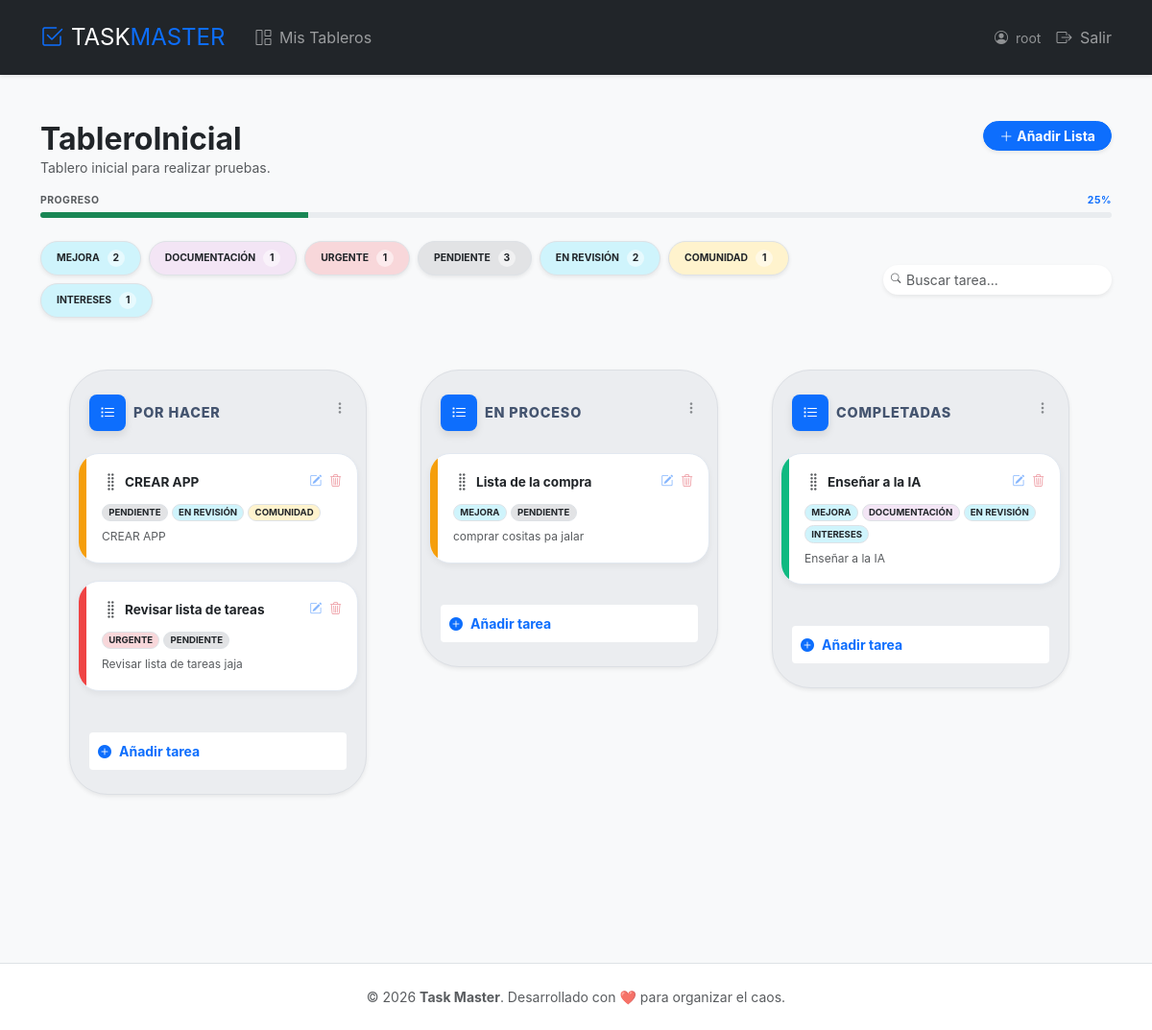
Before: /boards/1/ (signed in) with the older database file.
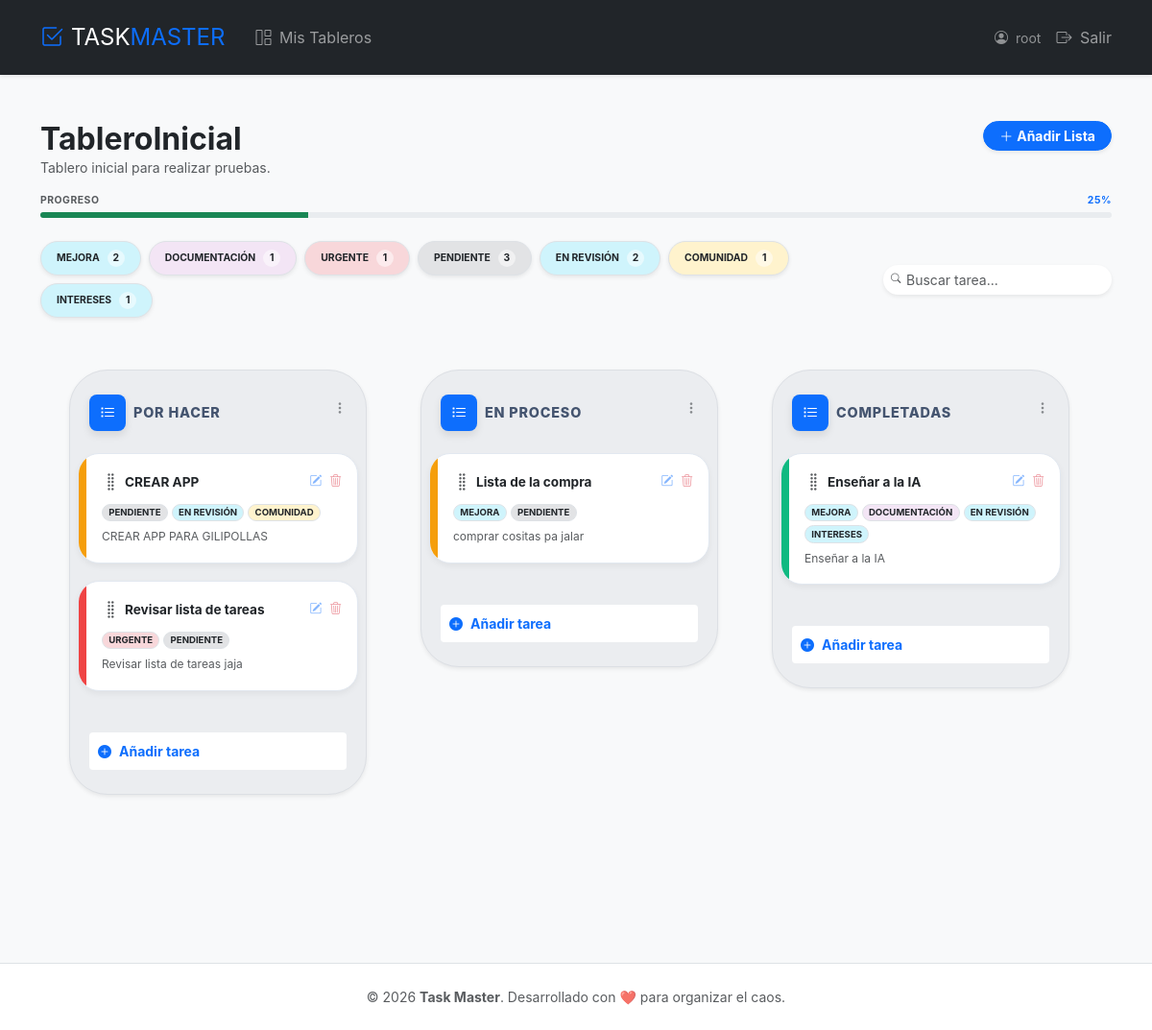
After: the same page with the newer database file.
### boards/models.py (models this page shows, shortened)
class Task(models.Model):
    PRIORITY_CHOICES = [
        ("low", "Baja"),
        ("medium", "Media"),
        ("high", "Alta"),
    ]
    task_list = models.ForeignKey(
        TaskList, on_delete=models.CASCADE, related_name="tasks"
    )
    title = models.CharField(max_length=200)
    description = models.TextField(blank=True)
    assigned_to = models.ForeignKey(
        User, on_delete=models.SET_NULL, null=True, blank=True
    )
    priority = models.CharField(
        max_length=10, choices=PRIORITY_CHOICES, default="medium"
    )
    due_date = models.DateTimeField(null=True, blank=True)
    position = models.PositiveIntegerField(default=0)
    created_at = models.DateTimeField(auto_now_add=True)
    tags = models.ManyToManyField(Tag, blank=True, related_name="tasks")
    class Meta:
        ordering = ["position"]

### boards/views.py (the view)
# urls.py: path("<int:pk>/", views.BoardDetailView.as_view(), name="board_detail"),
class BoardDetailView(LoginRequiredMixin, DetailView):
    model = Board
    template_name = "boards/board_detail.html"
    context_object_name = "board"
    def get_object(self, queryset=None):
        board = super().get_object(queryset)
        if board.owner != self.request.user:
            raise PermissionDenied
        return board
    def get_context_data(self, **kwargs):
        context = super().get_context_data(**kwargs)
        board = self.get_object()
        active_tag_id = self.request.GET.get("tag")
        tasks_queryset = Task.objects.all()
        if active_tag_id:
            tasks_queryset = tasks_queryset.filter(tags__id=active_tag_id)
            context["active_tag"] = get_object_or_404(Tag, id=active_tag_id)
        lists_with_filtered_tasks = board.lists.prefetch_related(
            Prefetch("tasks", queryset=tasks_queryset.order_by("position"))
        )
        all_tasks = Task.objects.filter(task_list__board=board)
        total_count = all_tasks.count()
        done_tasks = all_tasks.filter(
            Q(task_list__title__icontains="hecho")
            | Q(task_list__title__icontains="terminado")
            | Q(task_list__title__icontains="done")
            | Q(task_list__title__icontains="completa")
            | Q(task_list__title__icontains="finalizada")
        ).count()
        progress = int((done_tasks / total_count) * 100) if total_count > 0 else 0
        context["board_lists"] = lists_with_filtered_tasks
        context["progress"] = progress
        context["done_tasks"] = done_tasks
        context["total_tasks"] = (
            total_count  # Corregido: antes intentabas usar total_tasks sin definirlo
        )
        context["board_tags"] = (
            Tag.objects.filter(tasks__task_list__board=board)
            .annotate(num_tasks=Count("tasks", filter=Q(tasks__task_list__board=board)))
            .distinct()
        )
        context["tags"] = Tag.objects.all()
        return context

### templates/boards/board_detail.html (shortened to what the changed rows need)
{% extends "layout.html" %}
{% load static %}
{% block content %}
<div class="mb-4">
    <div class="d-flex justify-content-between align-items-start mb-2">
        <div>
            <h2 class="fw-bold text-dark mb-0">{{ board.title }}</h2>
        </div>
    </div>
</div>
<div class="kanban-wrapper">
    {% for list in board_lists %}
    <div class="kanban-column shadow-sm"
        {% if 'hecho' in list.title|lower or 'termin' in list.title|lower %} data-is-done="true" {% endif %}>
        <div class="kanban-column-header">
            <div class="d-flex justify-content-between align-items-start mb-2">
                <div class="d-flex align-items-center">
                    <div class="icon-box rounded-3 me-2 d-flex align-items-center justify-content-center text-white bg-primary">
                        <i class="bi bi-list-task"></i>
                    </div>
                    <h6 class="column-title mb-0">{{ list.title|upper }}</h6>
                </div>
                <div class="dropdown">
                    <button class="btn btn-sm border-0 opacity-50 p-0" data-bs-toggle="dropdown"><i class="bi bi-three-dots-vertical"></i></button>
                </div>
            </div>
        </div>
        <div class="tasks-container px-2">
            {% for task in list.tasks.all %}
            <div class="task-card prio-{{ task.priority }}"
                data-taskid="{{ task.id }}"
                data-title="{{ task.title }}"
                data-desc="{{ task.description|default:'' }}"
                data-prio="{{ task.priority }}"
                data-date="{{ task.due_date|date:'Y-m-d\TH:i' }}"
                data-tags="{% for tag in task.tags.all %}{{ tag.id }}{% if not forloop.last %},{% endif %}{% endfor %}">
                <div class="task-card-body">
                    <div class="d-flex justify-content-between align-items-start mb-2">
                        <div class="d-flex align-items-center overflow-hidden">
                            <i class="bi bi-grip-vertical text-muted fs-5 me-1"></i>
                            <h6 class="mb-0 fw-bold text-dark text-truncate" style="font-size: 0.85rem;">{{ task.title }}</h6>
                        </div>
                        <div class="d-flex gap-2">
                            <button class="btn-edit-task text-primary p-0 border-0 bg-transparent opacity-50"
                                    data-bs-toggle="modal" data-bs-target="#taskModal">
                                <i class="bi bi-pencil-square" style="font-size: 0.8rem;"></i>
                            </button>
                            <form action="{% url 'boards:delete_task' task.id %}" method="post" onsubmit="return confirm('¿Borrar tarea?');">
                                <button type="submit" class="btn-delete-task text-danger p-0 border-0 bg-transparent opacity-50">
                                    <i class="bi bi-trash3" style="font-size: 0.8rem;"></i>
                                </button>
                            </form>
                        </div>
                    </div>
                    <div class="task-tags d-flex flex-wrap gap-1 mb-2">
                        {% for tag in task.tags.all %}
                        <span class="badge rounded-pill border text-dark" style="background-color: {{ tag.color }}; font-size: 0.6rem;">{{ tag.name|upper }}</span>
                        {% endfor %}
                    </div>
                    {% if task.description %}
                    <p class="text-muted mb-0 text-truncate-2" style="font-size: 0.75rem; line-height: 1.4;">{{ task.description }}</p>
                    {% endif %}
                </div>
            </div>
            {% endfor %}
        </div>
        <div class="p-2 mt-auto">
            <button class="btn btn-sm w-100 text-start open-task-modal border-dashed py-2 fw-bold text-primary bg-white"
                    data-bs-toggle="modal" data-bs-target="#taskModal" data-listid="{{ list.id }}">
                <i class="bi bi-plus-circle-fill me-2"></i>Añadir tarea
            </button>
        </div>
    </div>
    {% endfor %}
</div>
{% endblock %}

Changed rows visible on the page:
changed Task "CREAR APP": description "CREAR APP" → "CREAR APP PARA GILIPOLLAS"
